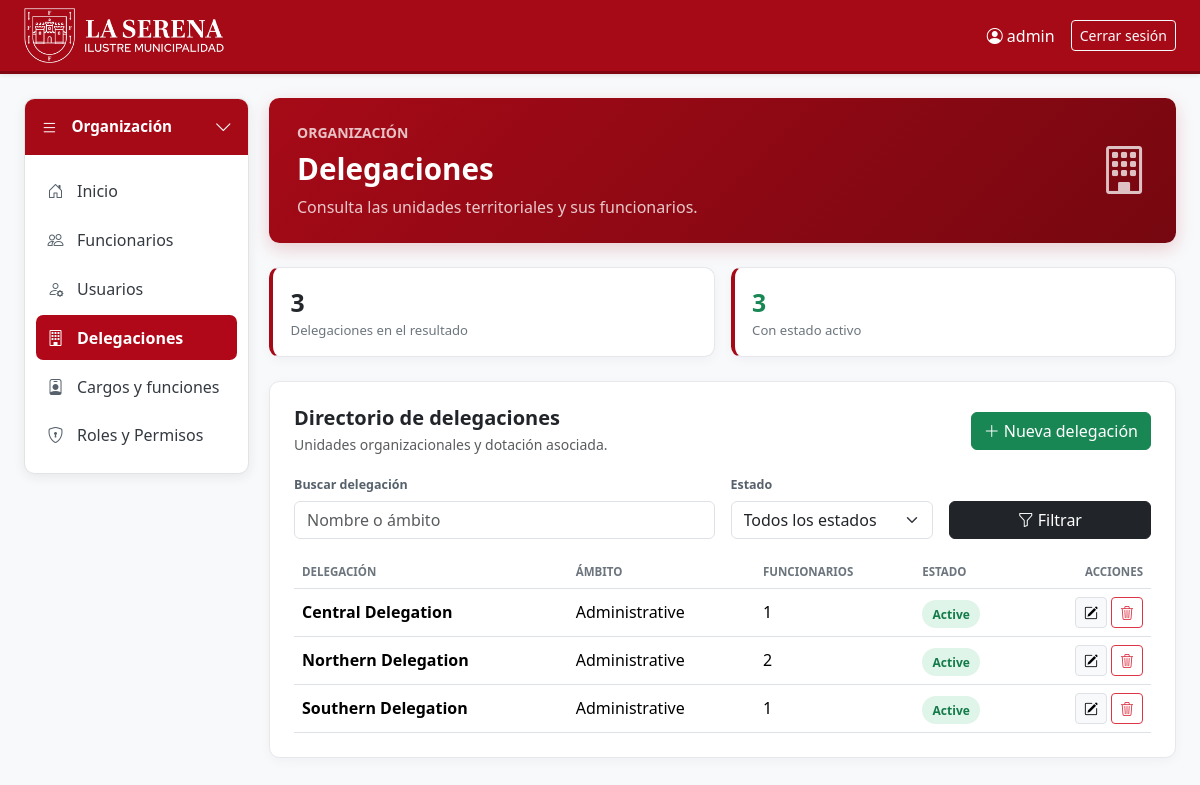
Page /organization/delegaciones/ (signed in) on the committed database.
### organization/models.py (models this page shows, shortened)
class Delegation(BaseModel):
    delegation_id = models.BigAutoField(primary_key=True)
    name = models.CharField(max_length=150)
    status = models.CharField(max_length=50)
    scope = models.CharField(max_length=150)
    class Meta:
        verbose_name = "Delegation"
        verbose_name_plural = "Delegations"

### organization/views.py (the view)
# urls.py: path("delegaciones/", views.delegation_list, name="delegation_list"),
@organization_access("organization.view_delegation")
def delegation_list(request):
	records = _scoped_queryset(
		Delegation.objects.annotate(
			employee_count=Count(
				"employees",
				filter=Q(employees__deleted_at__isnull=True),
			)
		),
		request.user,
		"pk",
	)
	mutation_context = _handle_mutations(
		request,
		records,
		DelegationForm,
		"delegation",
		"delegación",
	)
	if mutation_context is None:
		return redirect("organization:delegation_list")
	delegations = records
	search = _query(request.GET.get("q"))
	status = _query(request.GET.get("status"))
	if search:
		delegations = delegations.filter(
			Q(name__icontains=search) | Q(scope__icontains=search)
		)
	if status:
		delegations = delegations.filter(status__iexact=status)
	context = {
		"delegations": delegations,
		"total_delegations": delegations.count(),
		"active_delegations": delegations.filter(
			Q(status__iexact="active") | Q(status__iexact="activo")
		).count(),
		"statuses": _statuses(
			_scoped_queryset(Delegation.objects.all(), request.user, "pk")
		),
		"active_page": "delegations",
		"page_title": "Delegaciones",
		"page_description": "Consulta las unidades territoriales y sus funcionarios.",
		"page_icon": "bi-building",
	}
	context.update(mutation_context)
	return render(
		request,
		"organization/delegations.html",
		context,
	)

### organization/views.py (called while the page is built, shortened)
def _scoped_queryset(queryset, user, relation):
	queryset = queryset.filter(deleted_at__isnull=True)
	if user.is_superuser:
		return queryset

def _query(value):
	return value.strip() if value else ""

def _statuses(queryset):
	return queryset.order_by("status").values_list(
		"status", flat=True
	).distinct()

### templates/organization/delegations.html (shortened to what this page needs)
{% extends "organization/base.html" %}
{% block organization_content %}
<div class="row g-3 mb-4">
    <div class="col-12 col-md-6"><div class="section-card metric h-100"><div class="value">{{ total_delegations }}</div><div class="label">Delegaciones en el resultado</div></div></div>
    <div class="col-12 col-md-6"><div class="section-card metric h-100"><div class="value text-success">{{ active_delegations }}</div><div class="label">Con estado activo</div></div></div>
</div>
<section class="section-card p-3 p-lg-4">
    <div class="d-flex flex-wrap align-items-center justify-content-between gap-3 mb-3">
        <div><h2 class="h5 mb-1 fw-bold">Directorio de delegaciones</h2><p class="text-muted small mb-0">Unidades organizacionales y dotación asociada.</p></div>
        {% if perms.organization.add_delegation %}<a class="btn btn-success" href="?modal=create"><i class="bi bi-plus-lg me-1"></i>Nueva delegación</a>{% endif %}
    </div>
    <form class="row g-3 align-items-end mb-3" method="get">
        <div class="col-12 col-md-6"><label class="filter-label" for="delegation-search">Buscar delegación</label><input id="delegation-search" name="q" value="{{ request.GET.q }}" class="form-control" placeholder="Nombre o ámbito" type="search"></div>
        <div class="col-12 col-md-3"><label class="filter-label" for="delegation-status">Estado</label><select id="delegation-status" name="status" class="form-select"><option value="">Todos los estados</option></select></div>
        <div class="col-12 col-md-3"><button class="btn btn-dark w-100" type="submit"><i class="bi bi-funnel me-1"></i>Filtrar</button></div>
    </form>
    <div class="table-responsive"><table class="table table-hover align-middle mb-0"><thead><tr><th>Delegación</th><th>Ámbito</th><th>Funcionarios</th><th>Estado</th><th class="text-end">Acciones</th></tr></thead><tbody>
        {% for delegation in delegations %}
        <tr>
            <td class="fw-semibold">{{ delegation.name }}</td><td>{{ delegation.scope }}</td><td>{{ delegation.employee_count }}</td><td><span class="organization-status {% if delegation.status|lower == 'active' or delegation.status|lower == 'activo' %}organization-status-active{% endif %}">{{ delegation.status }}</span></td>
            <td><div class="d-flex justify-content-end gap-1">
                {% if perms.organization.change_delegation %}<a class="btn btn-sm btn-light border" href="?modal=edit&amp;id={{ delegation.pk }}" title="Modificar delegación" aria-label="Modificar {{ delegation.name }}"><i class="bi bi-pencil-square"></i></a>{% endif %}
                {% if perms.organization.delete_delegation %}<form method="post" action="{% url 'organization:delegation_list' %}" data-organization-delete data-delete-label="la delegación {{ delegation.name }}">{% csrf_token %}<input type="hidden" name="action" value="delete"><input type="hidden" name="object_id" value="{{ delegation.pk }}"><button class="btn btn-sm btn-outline-danger" type="submit" title="Eliminar delegación" aria-label="Eliminar {{ delegation.name }}"><i class="bi bi-trash3"></i></button></form>{% endif %}
            </div></td>
        </tr>
        {% empty %}<tr><td colspan="5" class="text-center py-5"><i class="bi bi-building fs-2 text-muted d-block mb-2"></i><span class="text-muted">No hay delegaciones para mostrar.</span></td></tr>
        {% endfor %}
    </tbody></table></div>
</section>
{% endblock %}

### templates/base.html (shortened to what this page needs)
<!DOCTYPE html>
{% load static %}
<html lang="es">
<head>
    <link href="https://cdn.jsdelivr.net/npm/bootstrap@5.3.3/dist/css/bootstrap.min.css" rel="stylesheet">
    <link href="https://cdn.jsdelivr.net/npm/bootstrap-icons@1.11.3/font/bootstrap-icons.min.css" rel="stylesheet">
</head>
<body>
<nav class="navbar navbar-expand-lg topbar mb-4 shadow-sm">
    <div class="container-fluid px-4">
        <a class="navbar-brand py-0" href="{% url 'home' %}">
            <img src="{% static 'img/horizontal-blanco.png' %}" alt="Logo La Serena" height="55">
        </a>
        <div class="collapse navbar-collapse" id="navbarMain">
            {% if user.is_authenticated %}
            <span class="navbar-text me-3"><i class="bi bi-person-circle"></i> {{ user.username }}</span>
            <form method="post" action="{% url 'logout' %}" class="d-inline">
                <button type="submit" class="btn btn-outline-light btn-sm">Cerrar sesión</button>
            </form>
            {% endif %}
        </div>
    </div>
</nav>
<div class="container-fluid px-4">
    <div class="workspace-layout">
        {% block sidebar %}{% endblock %}
        <div class="workspace-content">
            <main>
        {% block contenido %}{% endblock %}
            </main>
        </div>
    </div>
</div>
</body>
</html>

### templates/base.html (style rules this page uses)
body { background: #f8f9fb; }
.topbar { background-color: #a60a17; border-bottom: 3px solid #800711; }
.topbar .navbar-brand, .topbar .nav-link, .topbar .navbar-text { color: #fff; }
.topbar .navbar-brand { font-weight: bold; font-size: 1.2rem; }
.workspace-layout { display: flex; align-items: flex-start; gap: 1.25rem; }
.workspace-content { flex: 1 1 auto; min-width: 0; }

### templates/organization/base.html (style rules this page uses)
.section-card { background: #fff; border: 1px solid #e5e7eb; border-radius: .65rem; box-shadow: 0 3px 12px rgba(24, 33, 44, .04); }
.metric { border-left: 4px solid #a60a17; padding: 1rem 1.1rem; }
.metric .value { color: #23272b; font-size: 1.55rem; font-weight: 700; }
.metric .label { color: #6c757d; font-size: .82rem; }
.table thead th { color: #6c757d; font-size: .72rem; text-transform: uppercase; white-space: nowrap; }
.table tbody td { vertical-align: middle; }
.filter-label { color: #56616b; font-size: .78rem; font-weight: 600; margin-bottom: .35rem; }
.organization-status { background: #eef0f2; border-radius: 999px; color: #5f6870; font-size: .75rem; font-weight: 600; padding: .35rem .65rem; }
.organization-status-active { background: #dff5e9; color: #147a49; }

### rows in the picture
Delegation: name "Central Delegation", scope "Administrative", employee_count "1", status "Active"
Delegation: name "Northern Delegation", scope "Administrative", employee_count "2", status "Active"
Delegation: name "Southern Delegation", scope "Administrative", employee_count "1", status "Active"

### other values in the picture
{{ user.username }} "admin"
{{ page_title }} "Delegaciones"
{{ page_description }} "Consulta las unidades territoriales y sus funcionarios."
{{ total_delegations }} "3"
{{ active_delegations }} "3"
